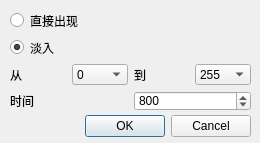
<?xml version="1.0" encoding="UTF-8"?>
<ui version="4.0">
 <class>ItemAddDialog</class>
 <widget class="QDialog" name="ItemAddDialog">
  <property name="geometry">
   <rect>
    <x>0</x>
    <y>0</y>
    <width>260</width>
    <height>143</height>
   </rect>
  </property>
  <property name="sizePolicy">
   <sizepolicy hsizetype="Fixed" vsizetype="Fixed">
    <horstretch>0</horstretch>
    <verstretch>0</verstretch>
   </sizepolicy>
  </property>
  <property name="windowTitle">
   <string>Dialog</string>
  </property>
  <widget class="QDialogButtonBox" name="buttonBox">
   <property name="geometry">
    <rect>
     <x>60</x>
     <y>110</y>
     <width>191</width>
     <height>32</height>
    </rect>
   </property>
   <property name="orientation">
    <enum>Qt::Horizontal</enum>
   </property>
   <property name="standardButtons">
    <set>QDialogButtonBox::Cancel|QDialogButtonBox::Ok</set>
   </property>
  </widget>
  <widget class="QWidget" name="layoutWidget">
   <property name="geometry">
    <rect>
     <x>10</x>
     <y>10</y>
     <width>241</width>
     <height>101</height>
    </rect>
   </property>
   <layout class="QVBoxLayout" name="verticalLayout">
    <item>
     <widget class="QRadioButton" name="radioButton_show">
      <property name="text">
       <string>直接出现</string>
      </property>
      <property name="checked">
       <bool>false</bool>
      </property>
     </widget>
    </item>
    <item>
     <widget class="QRadioButton" name="radioButton_fade">
      <property name="text">
       <string>淡入</string>
      </property>
      <property name="checked">
       <bool>true</bool>
      </property>
     </widget>
    </item>
    <item>
     <layout class="QHBoxLayout" name="horizontalLayout">
      <item>
       <widget class="QLabel" name="label">
        <property name="text">
         <string>从</string>
        </property>
       </widget>
      </item>
      <item>
       <widget class="QComboBox" name="comboBox_from">
        <property name="frame">
         <bool>true</bool>
        </property>
        <property name="modelColumn">
         <number>0</number>
        </property>
        <item>
         <property name="text">
          <string>0</string>
         </property>
        </item>
        <item>
         <property name="text">
          <string>20</string>
         </property>
        </item>
        <item>
         <property name="text">
          <string>40</string>
         </property>
        </item>
        <item>
         <property name="text">
          <string>60</string>
         </property>
        </item>
        <item>
         <property name="text">
          <string>80</string>
         </property>
        </item>
        <item>
         <property name="text">
          <string>100</string>
         </property>
        </item>
        <item>
         <property name="text">
          <string>120</string>
         </property>
        </item>
        <item>
         <property name="text">
          <string>140</string>
         </property>
        </item>
        <item>
         <property name="text">
          <string>160</string>
         </property>
        </item>
        <item>
         <property name="text">
          <string>180</string>
         </property>
        </item>
        <item>
         <property name="text">
          <string>200</string>
         </property>
        </item>
        <item>
         <property name="text">
          <string>220</string>
         </property>
        </item>
        <item>
         <property name="text">
          <string>240</string>
         </property>
        </item>
        <item>
         <property name="text">
          <string>255</string>
         </property>
        </item>
       </widget>
      </item>
      <item>
       <widget class="QLabel" name="label_2">
        <property name="text">
         <string>到</string>
        </property>
       </widget>
      </item>
      <item>
       <widget class="QComboBox" name="comboBox_to">
        <item>
         <property name="text">
          <string>255</string>
         </property>
        </item>
        <item>
         <property name="text">
          <string>240</string>
         </property>
        </item>
        <item>
         <property name="text">
          <string>220</string>
         </property>
        </item>
        <item>
         <property name="text">
          <string>200</string>
         </property>
        </item>
        <item>
         <property name="text">
          <string>180</string>
         </property>
        </item>
        <item>
         <property name="text">
          <string>160</string>
         </property>
        </item>
        <item>
         <property name="text">
          <string>140</string>
         </property>
        </item>
        <item>
         <property name="text">
          <string>120</string>
         </property>
        </item>
        <item>
         <property name="text">
          <string>100</string>
         </property>
        </item>
        <item>
         <property name="text">
          <string>80</string>
         </property>
        </item>
        <item>
         <property name="text">
          <string>60</string>
         </property>
        </item>
        <item>
         <property name="text">
          <string>40</string>
         </property>
        </item>
        <item>
         <property name="text">
          <string>20</string>
         </property>
        </item>
        <item>
         <property name="text">
          <string>0</string>
         </property>
        </item>
       </widget>
      </item>
     </layout>
    </item>
    <item>
     <layout class="QHBoxLayout" name="horizontalLayout_2">
      <item>
       <widget class="QLabel" name="label_3">
        <property name="text">
         <string>时间</string>
        </property>
       </widget>
      </item>
      <item>
       <widget class="QSpinBox" name="spinBox_msec">
        <property name="maximum">
         <number>10000</number>
        </property>
        <property name="singleStep">
         <number>100</number>
        </property>
        <property name="value">
         <number>800</number>
        </property>
        <property name="displayIntegerBase">
         <number>10</number>
        </property>
       </widget>
      </item>
     </layout>
    </item>
   </layout>
  </widget>
 </widget>
 <resources/>
 <connections>
  <connection>
   <sender>buttonBox</sender>
   <signal>accepted()</signal>
   <receiver>ItemAddDialog</receiver>
   <slot>accept()</slot>
   <hints>
    <hint type="sourcelabel">
     <x>248</x>
     <y>254</y>
    </hint>
    <hint type="destinationlabel">
     <x>157</x>
     <y>274</y>
    </hint>
   </hints>
  </connection>
  <connection>
   <sender>buttonBox</sender>
   <signal>rejected()</signal>
   <receiver>ItemAddDialog</receiver>
   <slot>reject()</slot>
   <hints>
    <hint type="sourcelabel">
     <x>316</x>
     <y>260</y>
    </hint>
    <hint type="destinationlabel">
     <x>286</x>
     <y>274</y>
    </hint>
   </hints>
  </connection>
 </connections>
</ui>
